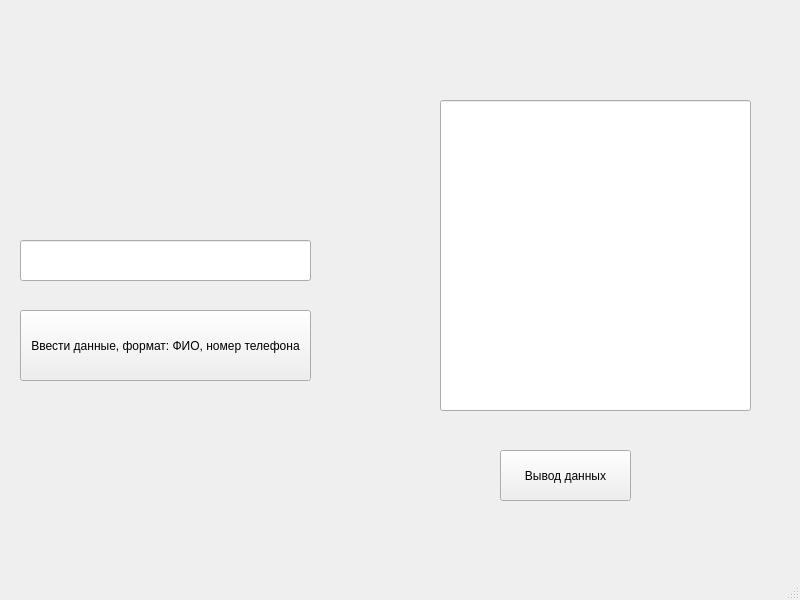
<?xml version="1.0" encoding="UTF-8"?>
<ui version="4.0">
 <class>MainWindow</class>
 <widget class="QMainWindow" name="MainWindow">
  <property name="geometry">
   <rect>
    <x>0</x>
    <y>0</y>
    <width>800</width>
    <height>600</height>
   </rect>
  </property>
  <property name="windowTitle">
   <string>PhoneBook</string>
  </property>
  <widget class="QWidget" name="centralwidget">
   <widget class="QPushButton" name="button_EnterData">
    <property name="geometry">
     <rect>
      <x>20</x>
      <y>310</y>
      <width>291</width>
      <height>71</height>
     </rect>
    </property>
    <property name="text">
     <string>Ввести данные, формат: ФИО, номер телефона</string>
    </property>
   </widget>
   <widget class="QPushButton" name="button_Output">
    <property name="geometry">
     <rect>
      <x>500</x>
      <y>450</y>
      <width>131</width>
      <height>51</height>
     </rect>
    </property>
    <property name="text">
     <string>Вывод данных</string>
    </property>
   </widget>
   <widget class="QLineEdit" name="lineEdit_input">
    <property name="geometry">
     <rect>
      <x>20</x>
      <y>240</y>
      <width>291</width>
      <height>41</height>
     </rect>
    </property>
   </widget>
   <widget class="QLineEdit" name="lineEdit_Output">
    <property name="geometry">
     <rect>
      <x>440</x>
      <y>100</y>
      <width>311</width>
      <height>311</height>
     </rect>
    </property>
   </widget>
  </widget>
  <widget class="QMenuBar" name="menubar">
   <property name="geometry">
    <rect>
     <x>0</x>
     <y>0</y>
     <width>800</width>
     <height>20</height>
    </rect>
   </property>
  </widget>
  <widget class="QStatusBar" name="statusbar"/>
 </widget>
 <resources/>
 <connections/>
</ui>
